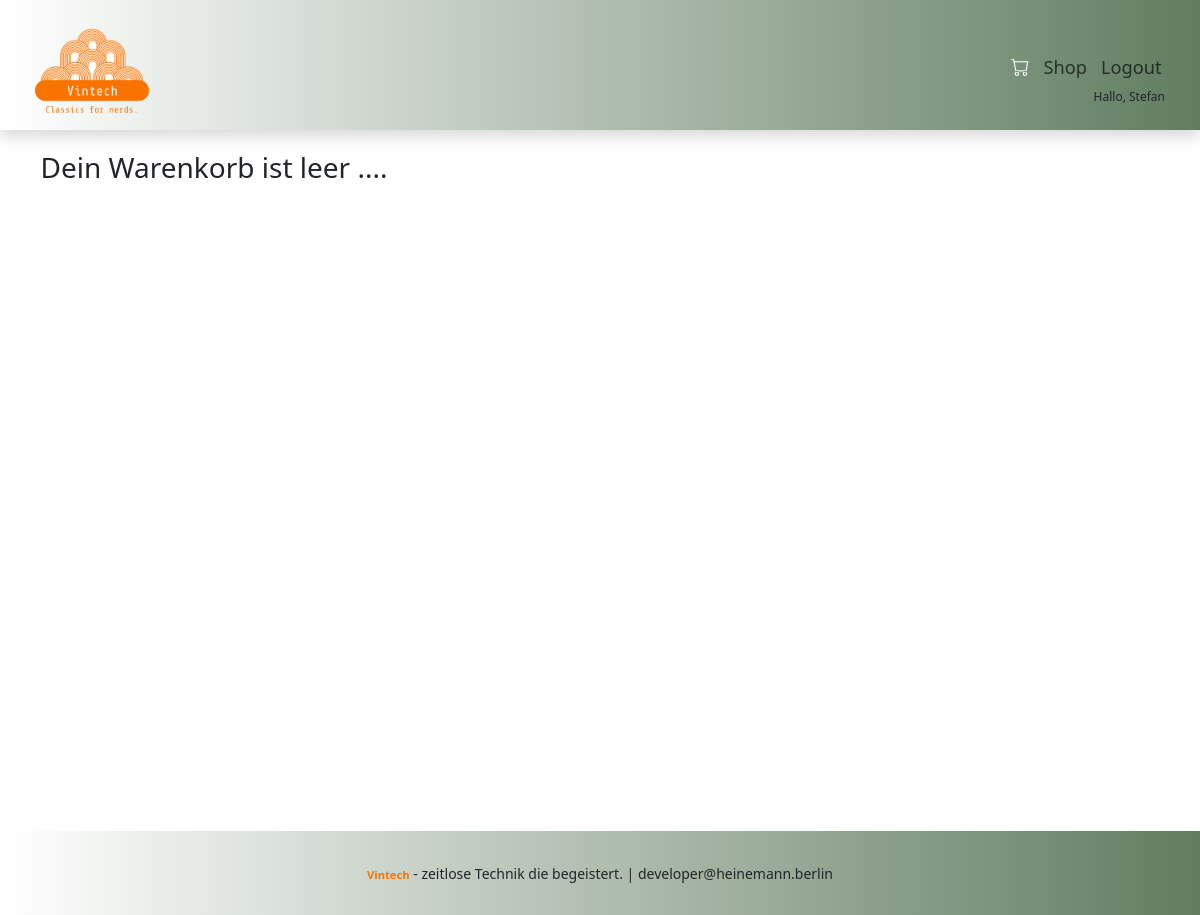
The app's page /warenkorb/ (signed in), older data.
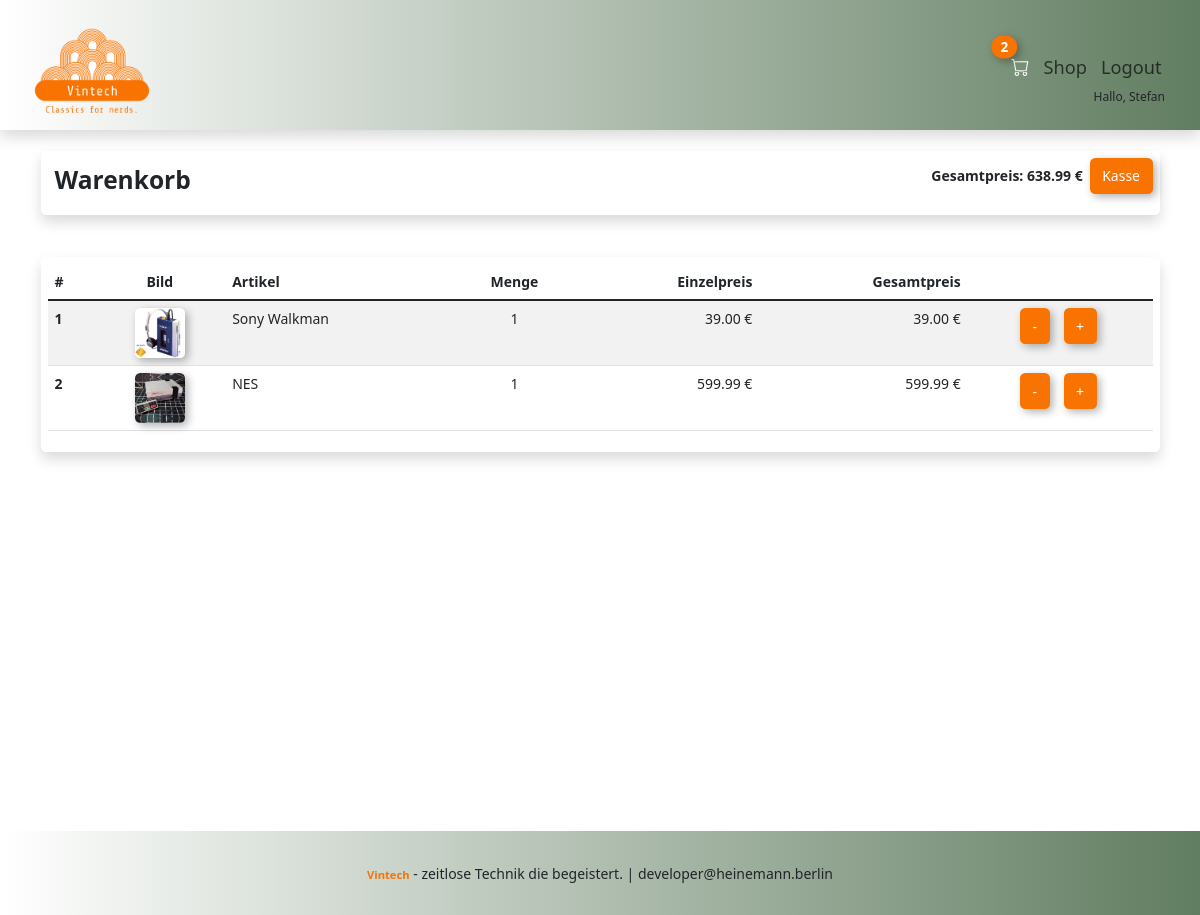
The same page, newer data.
### shop/models.py (models this page shows, shortened)
class Order(models.Model):
    customer = models.ForeignKey(
        Customer, on_delete=models.SET_NULL, null=True, blank=True
    )
    order_date = models.DateTimeField(auto_now_add=True, null=True, blank=True)
    completed = models.BooleanField(default=False, null=True, blank=True)
    order_id = models.CharField(max_length=100, null=True, blank=True)
    @property
    def get_total_price(self):
        total = 0
        for item in self.orderitem_set.all():
            total += item.get_sumary
        return total
    @property
    def get_total_quantity(self):
        total = 0
        for item in self.orderitem_set.all():
            total += item.quantity
        return total

class OrderItem(models.Model):
    article = models.ForeignKey(
        Article, on_delete=models.SET_NULL, null=True, blank=True
    )
    order = models.ForeignKey(Order, on_delete=models.SET_NULL, null=True, blank=True)
    quantity = models.IntegerField(default=0, null=True, blank=True)
    date = models.DateTimeField(auto_now_add=True, null=True, blank=True)
    @property
    def get_sumary(self):
        sumary = self.quantity * self.article.price
        return sumary

class Article(models.Model):
    name = models.CharField(max_length=100, null=True)
    description = models.TextField(max_length=100, null=True, blank=True)
    price = models.DecimalField(max_digits=6, decimal_places=2, null=True, blank=True)
    img = models.ImageField(upload_to="articles", null=True, blank=True)

### shop/views.py (the view)
# urls.py: path('warenkorb/', views.warenkorb, name='warenkorb'),
def warenkorb(request):
    if request.user.is_authenticated:
        customer = request.user.customer
        order, created = Order.objects.get_or_create(customer=customer, completed=False)
        articles = order.orderitem_set.all()
    else:
        cookie_data = guestCookie(request)
        articles = cookie_data['articles']
        order = cookie_data['order']
    ctx = {"articles": articles, "order": order}
    return render(request, "warenkorb.html", ctx)

### shop/context_processors.py (called while the page is built, shortened)
def shopping_cart_items(request):
  if request.user.is_authenticated:
    current_user = request.user.customer
    current_order, created  = Order.objects.get_or_create(customer=current_user, completed=False)
    if current_order:
      cart_items_amount = current_order.get_total_quantity
    else:
      cart_items_amount = 0
  return {"amount": cart_items_amount}

### shop/templates/warenkorb.html
{% extends 'index.html' %} {% load static%} {%block content%} {% if articles %}
<div class="row mt-4">
   <div class="col-12 col-lg-12">
      <div class="shadow p-2 mb-4 rounded">
         <div class="d-flex justify-content-end">
            <h3 class="me-auto fw-bold p-2">Warenkorb</h3>
            <p class="fw-bold p-2">Gesamtpreis: {{order.get_total_price | floatformat:2}} €</p>
            <p>
               <a
                  href="{% url 'kasse' %}"
                  class="btn bg-orange btn-buy"
                  >Kasse</a
               >
            </p>
         </div>
      </div>
   </div>
</div>
<div class="row mt-4">
   <div class="col-12">
      <div class="shadow p-2 mb-4 rounded">
         <table class="table table-striped table-hover">
            <thead>
               <tr>
                  <th scope="col">#</th>
                  <th
                     scope="col"
                     class="text-center">
                     Bild
                  </th>
                  <th scope="col">Artikel</th>
                  <th
                     scope="col"
                     class="text-center">
                     Menge
                  </th>
                  <th
                     scope="col"
                     class="text-end">
                     Einzelpreis
                  </th>
                  <th
                     scope="col"
                     class="text-end">
                     Gesamtpreis
                  </th>
               </tr>
            </thead>
            <tbody class="table-group-divider">
               {% for article in articles %}
               <tr>
                  <th scope="row">{{forloop.counter}}</th>
                  <td class="text-center">
                     <img
                        class="shadow-custom-1 rounded"
                        src=" {{article.article.img.url}}"
                        alt=""
                        width="50"
                        height="50" />
                  </td>
                  <td>{{article.article.name}}</td>
                  <td class="text-center">{{article.quantity}}</td>
                  <td class="text-end">{{article.article.price | floatformat:2}} €</td>
                  <td class="text-end">{{article.get_sumary | floatformat:2}} €</td>
                  <td class="text-end">
                     <button
                        data-article="{{article.article.id}}"
                        data-action="removeFromShoppingCart"
                        href="#"
                        class="btn btn-buy btn-add-or-delete">
                        -
                     </button>
                  </td>
                  <td class="text-start">
                     <button
                        data-article="{{article.article.id}}"
                        data-action="addToShoppingCart"
                        href="#"
                        class="btn btn-buy btn-add-or-delete">
                        +
                     </button>
                  </td>
               </tr>
               {% endfor %}
            </tbody>
         </table>
      </div>
   </div>
</div>
{% else %}
<h2
   class="mt-4"
   style="min-height: 80dvh">
   Dein Warenkorb ist leer ....
</h2>
{% endif %} {% endblock content%}

### shop/templates/menu.html (shortened to what this page needs)
{% load static%}
<nav class="navbar shadow nav-bg px-4 sticky-top">
   <div class="container-fluid d-flex">
      <a
         class="navbar-brand link-light"
         href="{% url 'shop' %}"
         ><img
            class="logo-img"
            src="{% static 'img/logos/logo_transparent.png'%}"
            alt=""
      /></a>
      <div class="d-flex flex-column">
         <ul class="navbar-nav mb-0 justify-content-end">
            <div class="d-flex align-items-center justify-content-end">
               <li class="nav-item">
                  <a
                     class="nav-link p-2 link-light"
                     href="{% url 'warenkorb' %}"
                     ><i class="bi bi-cart"></i>
                     {% if amount > 0 %}
                     <span
                        id="card-counter"
                        class="shadow-custom-1 position-absolute top-0 start-0 translate-middle badge rounded-pill bg-orange"
                        >{{amount}}</span
                     >
                     {% endif%}
                  </a>
               </li>
               {% if not request.get_full_path == "/" %}
               <li class="nav-item">
                  <a
                     class="nav-link p-2 btn btn"
                     aria-current="page"
                     href="{% url 'shop' %}">
                     Shop</a
                  >
               </li>
               {% endif%} {% if not request.user.is_authenticated %}
               <li class="nav-item">
                  <a
                     class="nav-link p-2 btn"
                     aria-current="page"
                     href="{% url 'login' %}"
                     >Login</a
                  >
               </li>
               {% else %}
               <li class="nav-item">
                  <a
                     class="nav-link p-2 btn btn"
                     aria-current="page"
                     href="{% url 'logout' %}"
                     >Logout</a
                  >
               </li>
               {% endif %}
            </div>
         </ul>
         {% if request.user.is_authenticated%}
         <span class="text-end pe-1 text-hallo">Hallo, {{request.user|title}}</span>
         {% else %}
         <span class="text-end pe-1 text-hallo">Hallo, du bist noch nicht eingeloggt.</span>
         {% endif %}
      </div>
   </div>
</nav>

Row changes from the older to the newer data that the page shows:
added Order: get_total_price "638.99"
added OrderItem: article.img (picture), article.name "Sony Walkman", quantity "1", article.price "39.00", get_sumary "39.00"
added OrderItem: article.img (picture), article.name "NES", quantity "1", article.price "599.99", get_sumary "599.99"
Text that changed along with them:
{{ amount }}: (not shown) → "2"
text no longer shown: "Dein Warenkorb ist leer ...."
text now shown: "Warenkorb Gesamtpreis: € Kasse # Bild Artikel Menge Einzelpreis Gesamtpreis"
